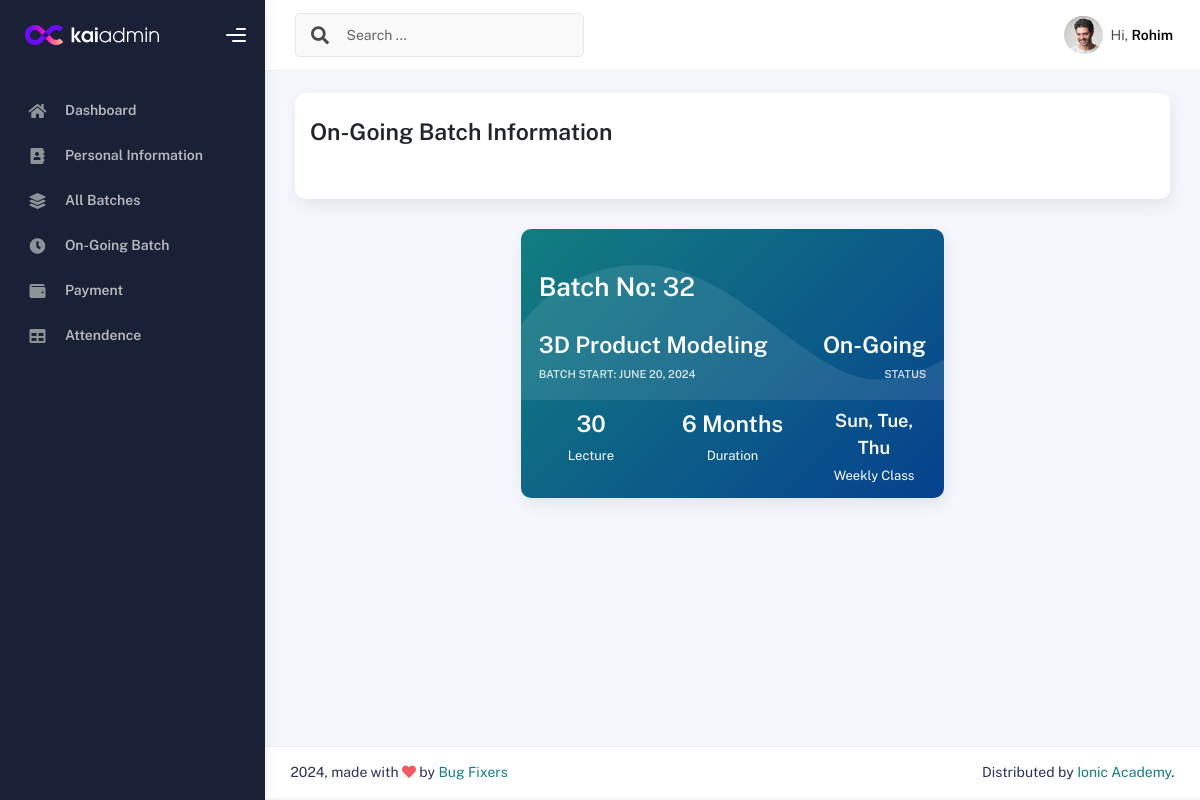
The app's page /studentongoingbatch/ (signed in), older data.
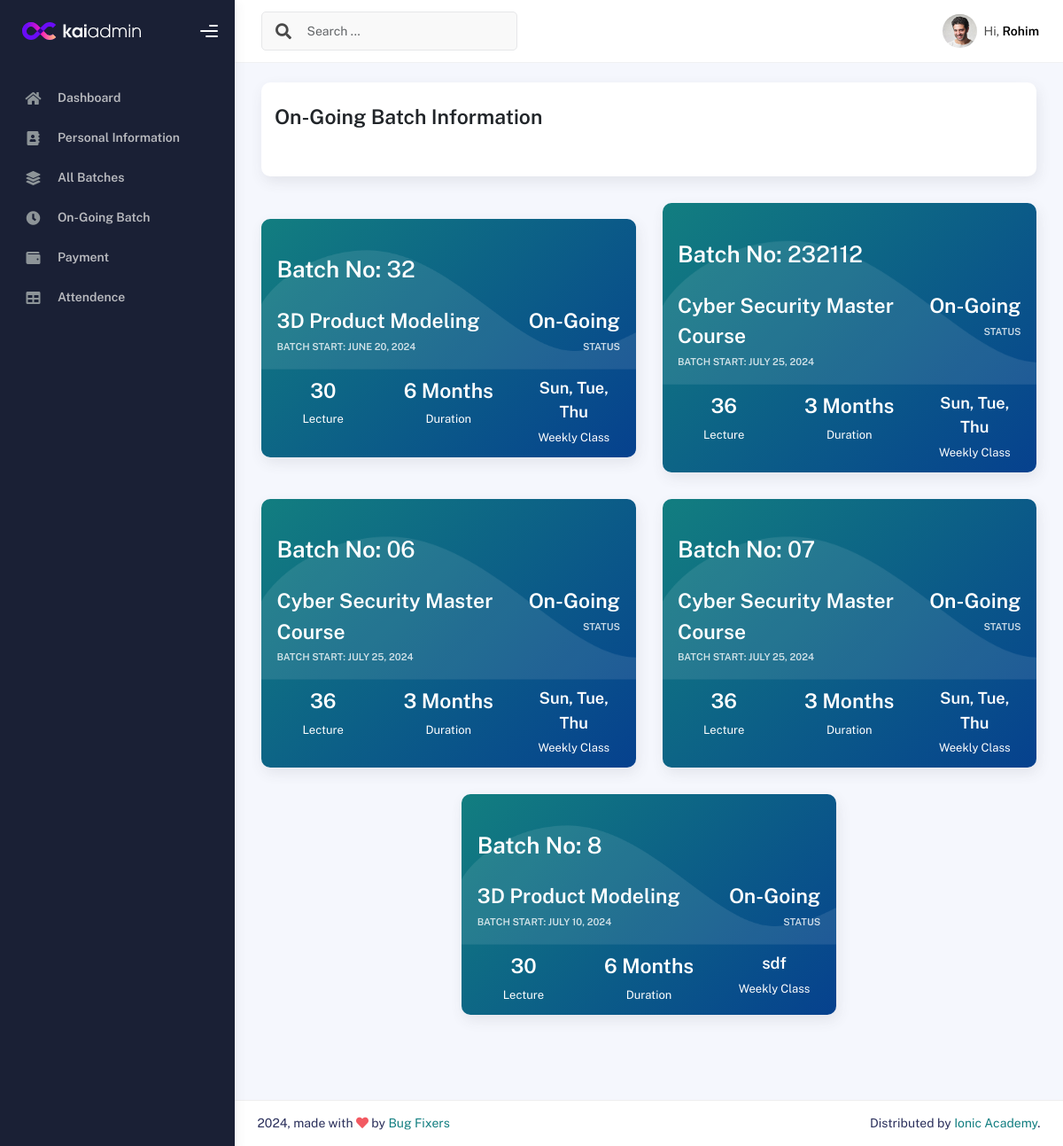
The same page, newer data.
### IMSapp/models.py (models this page shows, shortened)
class IMSUserModel(AbstractUser):
    USERTYPE=[
        ('Authority','Authority'),
        ('Student','Student'),
        ('Teacher','Teacher'),
        ('Staff','Staff'),
    ]
    UserType=models.CharField(choices=USERTYPE,max_length=100, null=True)

class StudentModel(models.Model):
    Imsuser=models.OneToOneField(IMSUserModel,on_delete=models.CASCADE,related_name='studentinfo',null=True)
    StudentID=models.CharField(max_length=100,null=True)
    StudentName=models.CharField(max_length=100,null=True)
    StudentPhoto=models.ImageField(upload_to='media/studentPhoto',null=True)
    AdmissionDate=models.DateField(auto_now_add=True,null=True)
    EducationalQualification=models.CharField(max_length=100,null=True)
    LinkedInLink =models.CharField(max_length=150,null=True)
    GithubLink =models.CharField(max_length=150,null=True)
    FacebookLink =models.CharField(max_length=150,null=True)

class BatchInfoModel(models.Model):
    BatchNo=models.CharField(max_length=100,null=True)
    Batchschedule=models.CharField(max_length=100,null=True)
    STATUS = [
        ('On-Going','On-Going'),
        ('Upcomming','Upcomming'),
        ('Completed','Completed')
    ]
    Status=models.CharField(choices = STATUS, max_length=100,null=True)
    BatchStartDate=models.DateField(null=True)
    TotalStudent=models.CharField(max_length=100,null=True)
    BatchInstructor=models.CharField(max_length=100,null=True)
    CourseName=models.ForeignKey(CourseInfoModel,on_delete = models.SET_NULL,related_name='coursenameinfo',null=True)

class CourseInfoModel(models.Model):
    CourseName=models.CharField(max_length=150, null=True)
    Sologan=models.CharField(max_length=100, null=True)
    ShortSummary=models.CharField(max_length=150, null=True)
    CourseCategory=models.ForeignKey(CourseCategoryModel,on_delete=models.SET_NULL,related_name='coursecategory', null=True)
    Lecture=models.IntegerField(null=True)
    CourseDuration=models.IntegerField(null=True)
    WeeklyClass=models.IntegerField(null=True)
    ClassDuration=models.IntegerField(null=True)
    TotalProject=models.IntegerField(null=True)
    CourseOverview=models.TextField(null=True)
    CourseCurrriculum=models.TextField(null=True)
    Software=models.TextField(max_length=200, null=True)
    CourseFor=models.TextField(null=True)
    JobPositions=models.TextField(null=True)
    CourseFee=models.IntegerField(null=True)
    IntroVideo=models.CharField(max_length=200, null=True)
    CourseImage=models.ImageField(upload_to='media/courseImage', null=True)
    def __str__(self):
        return self.CourseName

### IMSapp/studentviews.py (the view)
# urls.py: path('studentongoingbatch/',studentongoingbatch,name="studentongoingbatch"),
@login_required
def studentongoingbatch(request):
    current_user = request.user
    coursedata=AdmittedCourseModel.objects.filter(Courseuser=current_user)
    for batch in coursedata:
        batchdata = BatchInfoModel.objects.filter(Status = 'On-Going')
    context = {
        'batchdata':batchdata,
    }
    return render(request,'students/studentongoginbatch.html',context)

### IMSapp/templates/students/studentongoginbatch.html
{% extends 'profilemaster/master.html' %}
{% block content %}
<div class="col-sm-12 col-md-12">
    <div class="card card-stats card-round">
        <div class="card-body">
            <div class="d-flex align-items-left align-items-md-center flex-column flex-md-row pt-2 pb-4">
                <div>
                    <h3 class="fw-bold mb-3">On-Going Batch Information</h3>
                </div>
            </div>
        </div>
    </div>
  </div>
<div class="row justify-content-center align-items-center mb-5">
    {% for i in batchdata %}
    <div class="col-md-6">
        <a href="{% url 'batchdetails' i.id %}">
            <div class="card card-black bg-primary-gradient">
                <div class="card-body curves-shadow">
                    <h2 class="py-4 mb-0"><strong>Batch No:</strong> {{i.BatchNo}}</h2>
                    <div class="row">
                        <div class="col-8 pe-0">
                            <h3 class="fw-bold mb-1">{{i.CourseName}}</h3>
                            <div class="text-small text-uppercase fw-bold op-8">
                                Batch Start: {{i.BatchStartDate}}
                            </div>
                        </div>
                        <div class="col-4 ps-0 text-end">
                            <h3 class="fw-bold mb-1">{{i.Status}} </h3>
                            <div class="text-small text-uppercase fw-bold op-8">
                                Status
                            </div>
                        </div>
                    </div>
                </div>
                <div class="card-footer">
                    <div class="row user-stats text-center">
                        <div class="col">
                            <h3 class="number fw-bold p-0 m-0">{{i.CourseName.Lecture}}</h3>
                            <div class="title">Lecture</div>
                        </div>
                        <div class="col">
                            <h3 class="number fw-bold p-0 m-0">{{i.CourseName.CourseDuration}} Months</h3>
                            <div class="title">Duration</div>
                        </div>
                        <div class="col">
                            <h5 class="number fw-bold p-0 m-0">{{i.Batchschedule}}</h5>
                            <div class="title">Weekly Class</div>
                        </div>
                    </div>
                </div>
            </div>
        </a>
    </div>
    {% endfor %}
</div>
{% endblock content %}

### IMSapp/templates/profilemaster/master.html (shortened to what this page needs)
{% load static %}
<!DOCTYPE html>
<html lang="en">
<head>
  <link rel="stylesheet" href="{% static 'profileassets/css/bootstrap.min.css' %}" />
  <link rel="stylesheet" href="{% static 'profileassets/css/plugins.min.css' %}" />
  <link rel="stylesheet" href="{% static 'profileassets/css/kaiadmin.min.css' %}" />
  <link rel="stylesheet" href="{% static 'profileassets/css/demo.css' %}" />
</head>
<body>
  <div class="wrapper">
    {% include 'profilemaster/sidebar.html' %}
    <div class="main-panel">
        {% include 'profilemaster/header.html' %}
    <div class="container">
      <div class="page-inner">
        {% block content %}
        {% endblock content %}
        </div>
      </div>
        {% include 'profilemaster/footer.html' %}
    </div>
  </div>
</body>
</html>

### IMSapp/templates/profilemaster/sidebar.html (shortened to what this page needs)
{% load static %}
<div class="sidebar" data-background-color="dark">
  <div class="sidebar-logo">
    <div class="logo-header" data-background-color="dark">
      <a href="index.html" class="logo">
        <img src="{% static 'profileassets/img/kaiadmin/logo_light.svg' %}" alt="navbar brand" class="navbar-brand"
          height="20" />
      </a>
      <div class="nav-toggle">
        <button class="btn btn-toggle toggle-sidebar">
          <i class="gg-menu-right"></i>
        </button>
      </div>
    </div>
  </div>
  <div class="sidebar-wrapper scrollbar scrollbar-inner">
    <div class="sidebar-content">
      <ul class="nav nav-secondary">
        <li class="nav-item">
          <a href="{% url 'dashboard' %}">
            <i class="fas fa-home"></i>
            <p>Dashboard</p>
          </a>
        </li>
        {% if user.UserType == 'Authority' %}
        <li class="nav-item">
          <a href="{% url 'studentList' %}">
            <i class="fas fa-user-graduate"></i>
            <p>Students</p>
          </a>
        </li>
        <li class="nav-item">
          <a href="{% url 'teacherlist' %}">
            <i class="fas fa-chalkboard-teacher"></i>
            <p>Teachers</p>
          </a>
        </li>
        <li class="nav-item">
          <a href="{% url 'stafflist' %}">
            <i class="fas fa-user-tie"></i>
            <p>Staffs</p>
          </a>
        </li>
        <li class="nav-item {% if path == '/batchlist/' %}active{% endif %}">
          <a href="{% url 'batchlist' %}">
            <i class="fas fa-layer-group"></i>
            <p>Batches</p>
          </a>
        </li>
        <li class="nav-item">
          <a href="{% url 'enrollcourselist' %}">
            <i class="fas fa-id-card"></i>
            <p>Enroll Course</p>
          </a>
        </li>
        <li class="nav-item">
          <a href="{% url 'categorylist' %}">
            <i class="fas fa-clipboard-list"></i>
            <p>Course Category</p>
          </a>
        </li>
        <li class="nav-item">
          <a href="{% url 'courselist' %}">
            <i class="fas fa-book"></i>
            <p>Courses</p>
          </a>
        </li>
        </li>
        <li class="nav-item active">
          <a>
            <p>Payment Info</p>
          </a>
        </li>
        <li class="nav-item">
          <a data-bs-toggle="collapse" href="" class="collapsed" aria-expanded="false">
            <i class="fas fa-wallet"></i>
            <p>Student Payment</p>
          </a>
        </li>
        <li class="nav-item">
          <a data-bs-toggle="collapse" href="" class="collapsed" aria-expanded="false">
            <i class="fas fa-credit-card"></i>
            <p>Teacher & Staff Payment</p>
          </a>
        </li>
        <li class="nav-item active">
          <a>
            <p>Website Info</p>
          </a>
        </li>
        <li class="nav-item">
          <a href="{% url 'reviewlist' %}">
            <i class="fa fa-comment"></i>
            <p>Review</p>
          </a>
        </li>
        <li class="nav-item">
          <a href="{% url 'contactlist' %}">
            <i class="fas fa-address-book"></i>
            <p>Contact Info</p>
          </a>
        </li>
      {% elif user.UserType == 'Student' %}
        <li class="nav-item">
          <a href="{% url 'studentInfo' %}">
            <i class="fas fa-address-book"></i>
            <p>Personal Information</p>
          </a>
        </li>
        <li class="nav-item">
          <a href="{% url 'studentbatches' %}">
            <i class="fas fa-layer-group"></i>
            <p>All Batches</p>
          </a>
        </li>
        <li class="nav-item">
          <a href="{% url 'studentongoingbatch' %}">
            <i class="fas fa-clock"></i>
            <p>On-Going Batch</p>
          </a>
        </li>
        <li class="nav-item">
          <a href="{% url 'studentPayment' %}">
            <i class="fas fa-wallet"></i>
            <p>Payment</p>
          </a>
        </li>
        <li class="nav-item">
          <a href="{% url 'studentAttendance' %}">
            <i class="fas fa-table"></i>
            <p> Attendence</p>
          </a>
        </li>
        {% endif %}
      </ul>
    </div>
  </div>
</div>

### IMSapp/templates/profilemaster/header.html (shortened to what this page needs)
{% load static %}
<div class="main-header">
    <nav class="navbar navbar-header navbar-header-transparent navbar-expand-lg border-bottom">
      <div class="container-fluid">
        <nav class="navbar navbar-header-left navbar-expand-lg navbar-form nav-search p-0 d-none d-lg-flex">
          <div class="input-group">
            <div class="input-group-prepend">
              <button type="submit" class="btn btn-search pe-1">
                <i class="fa fa-search search-icon"></i>
              </button>
            </div>
            <input type="text" placeholder="Search ..." class="form-control" />
          </div>
        </nav>
        <ul class="navbar-nav topbar-nav ms-md-auto align-items-center">
          <li class="nav-item topbar-user dropdown hidden-caret">
            <a class="dropdown-toggle profile-pic" data-bs-toggle="dropdown" href="#" aria-expanded="false">
              <div class="avatar-sm">
                <img src="{% static 'profileassets/img/profile.jpg' %}" alt="..." class="avatar-img rounded-circle" />
              </div>
              <span class="profile-username">
                <span class="op-7">Hi,</span>
                <span class="fw-bold">{{user.studentinfo.StudentName}}</span>
              </span>
            </a>
          </li>
        </ul>
      </div>
    </nav>
  </div>

### IMSapp/templates/profilemaster/footer.html
<footer class="footer">
    <div class="container-fluid d-flex justify-content-between">
      <div class="copyright">
        2024, made with <i class="fa fa-heart heart text-danger"></i> by
        <a href="">Bug Fixers</a>
      </div>
      <div>
        Distributed by
        <a target="_blank" href="">Ionic Academy</a>.
      </div>
    </div>
  </footer>

Row changes from the older to the newer data that the page shows:
added BatchInfoModel: BatchNo "232112", CourseName "Cyber Security Master Course", BatchStartDate "JULY 25, 2024", Status "On-Going", CourseName.Lecture "36", CourseName.CourseDuration "3", Batchschedule "Sun, Tue, Thu"
added BatchInfoModel: BatchNo "06", CourseName "Cyber Security Master Course", BatchStartDate "JULY 25, 2024", Status "On-Going", CourseName.Lecture "36", CourseName.CourseDuration "3", Batchschedule "Sun, Tue, Thu"
added BatchInfoModel: BatchNo "07", CourseName "Cyber Security Master Course", BatchStartDate "JULY 25, 2024", Status "On-Going", CourseName.Lecture "36", CourseName.CourseDuration "3", Batchschedule "Sun, Tue, Thu"
added BatchInfoModel: BatchNo "8", CourseName "3D Product Modeling", BatchStartDate "JULY 10, 2024", Status "On-Going", CourseName.Lecture "30", CourseName.CourseDuration "6", Batchschedule "sdf"
